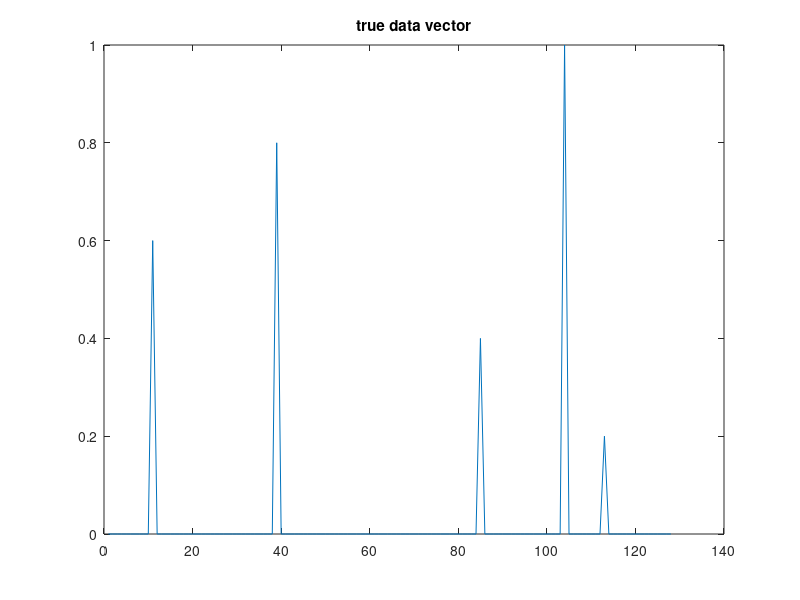
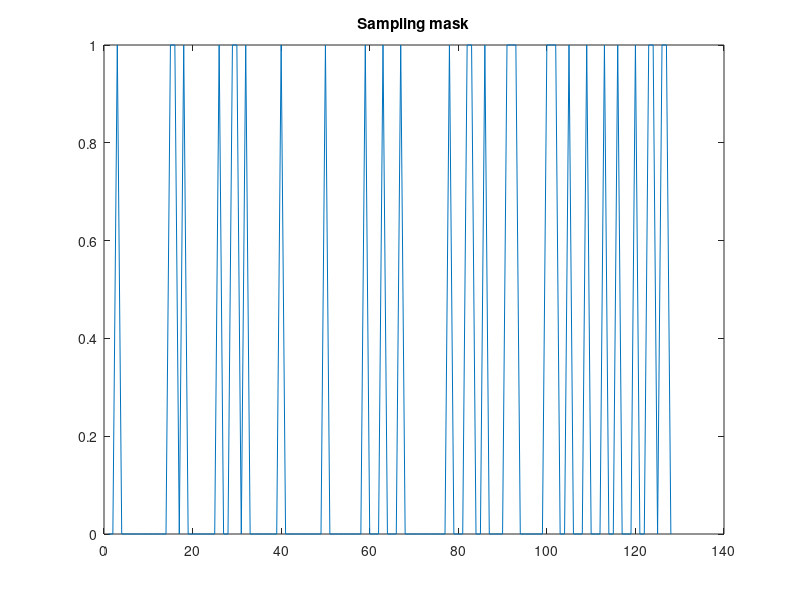
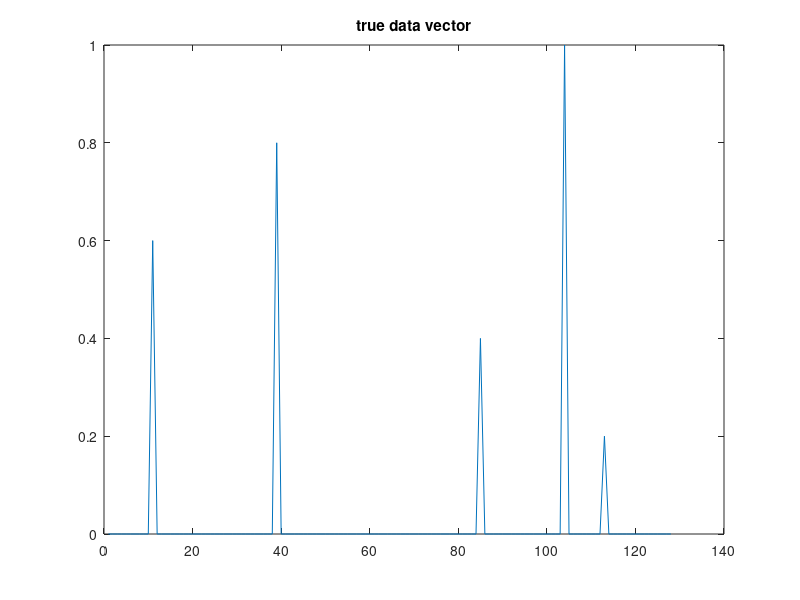
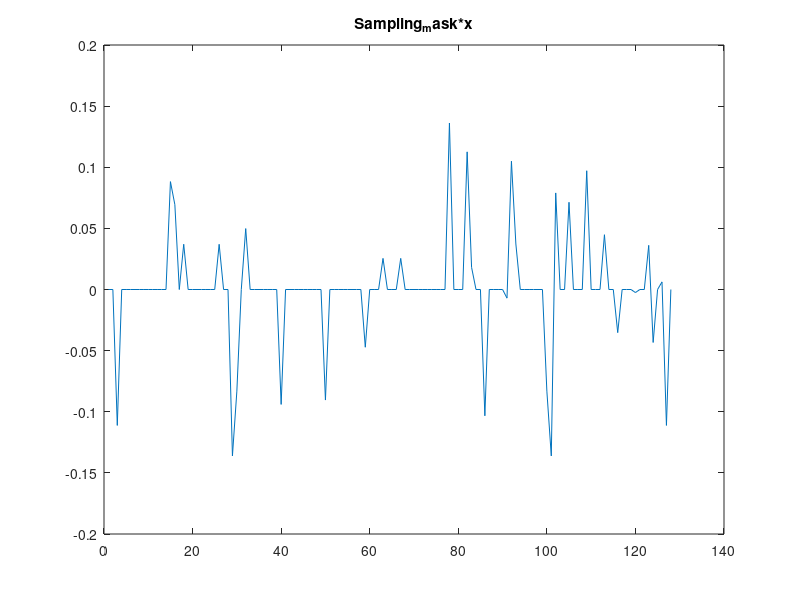

The MATLAB source for these figures, in order: (Note: this script raises an error after producing the figures.)
clear all
close all
clc
load("cs.mat")

x_true = x;

figure
plot(x);
title("true data vector")

gamma = 0.1;

% Show the sparse data and data mask
figure;
plot(sampling_mask);
title("Sampling mask");

figure
plot(x);
title("true data vector")

figure
plot(real(F_us*x))
title("Sampling_mask*x")

figure;
plot(real(X_us));
title("X_us");
cvx_begin
    cvx_precision best
    cvx_solver_settings('dumpfile', 'Test')
    variable x_est(n)
    minimize( norm(F_us*x_est-X_us, 2) + gamma*norm(x_est,1) )
    subject to
        x_est(n) >= 0
cvx_end

load("Test.mat")

figure;
plot(x_est)
title("x estimated using CVX")

disp("Final error:") 
disp(norm(F_us*x_est - X_us, 2))

disp("Error with true vector")
disp(norm(x_est-x_true,2))
